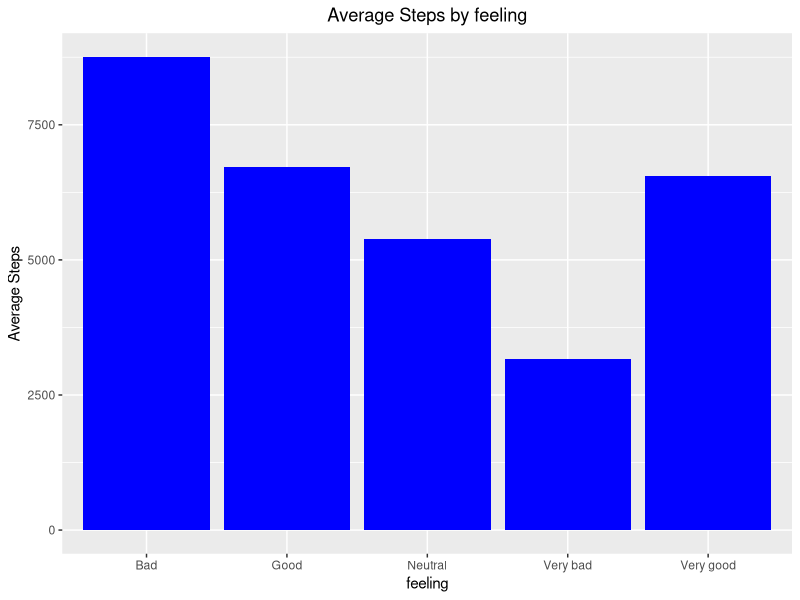
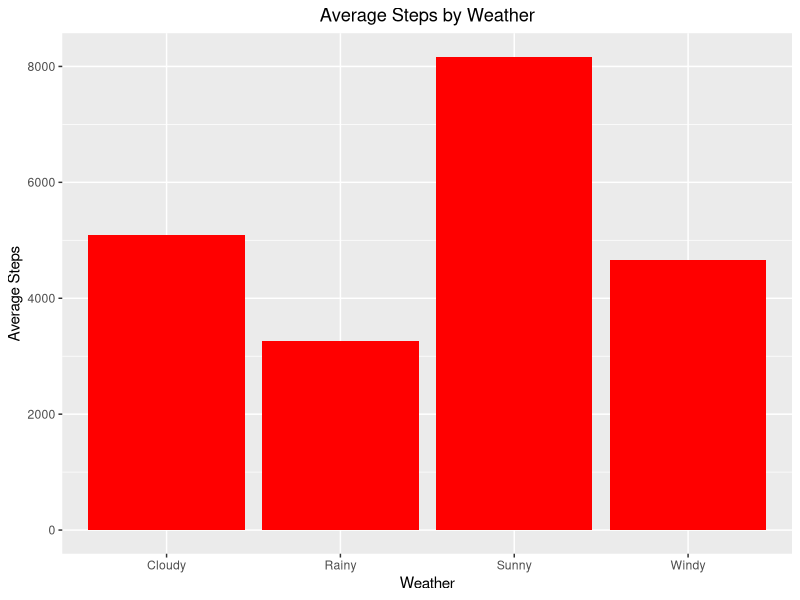

These figures' R source, in order:
## ---- chunk 1
knitr::opts_chunk$set(echo=FALSE, message=FALSE, warning=FALSE, error=FALSE)
library(tidyverse)

logged_data <- read_csv("walk_data.csv")

#renamed the data
latest_data <- logged_data %>%
  rename(
    date = Timestamp,
    steps = `How many steps did you take during your walk today?`,
    purpose = `What was the purpose of your walk?`,
    weather = `How is the weather like today?`,
    feeling = `How do you feel today?`
)

mean_step <- mean(latest_data$steps, na.rm = TRUE)
maximum_step <- max(latest_data$steps, na.rm = TRUE)
minimum_step <- min(latest_data$steps, na.rm = TRUE)
## ---- chunk 2
bar_chart1 <- latest_data %>%
  group_by(feeling) %>%
  summarise(avg_steps = mean(steps, na.rm = TRUE)) %>%
  ggplot(aes(x = feeling, y = avg_steps)) +
  geom_col(fill = "blue") +
  labs(
    title = "Average Steps by feeling",
    x = "feeling",
    y = "Average Steps"
  ) +
  theme(plot.title = element_text(hjust = 0.5))

bar_chart1
## ---- chunk 3
#bar chart for the relationship between average steps and the weather.
bar_chart2 <- latest_data %>%
  group_by(weather) %>%
  summarise(avg_steps = mean(steps, na.rm = TRUE)) %>%
  ggplot(aes(x = weather, y = avg_steps)) +
  geom_col(fill = "red") +
  labs(
    title = "Average Steps by Weather",
    x = "Weather",
    y = "Average Steps"
  ) +
  theme(plot.title = element_text(hjust = 0.5))

bar_chart2
